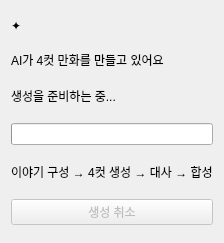
<?xml version="1.0" encoding="UTF-8"?>
<ui version="4.0">
 <class>GenerationSection</class>
 <widget class="QWidget" name="GenerationSection">
  <layout class="QVBoxLayout" name="verticalLayout">
   <property name="spacing"><number>18</number></property>
   <item><spacer name="topSpacer"><property name="orientation"><enum>Qt::Vertical</enum></property><property name="sizeType"><enum>QSizePolicy::Expanding</enum></property></spacer></item>
   <item><widget class="QLabel" name="iconLabel"><property name="text"><string>✦</string></property></widget></item>
   <item><widget class="QLabel" name="titleLabel"><property name="text"><string>AI가 4컷 만화를 만들고 있어요</string></property></widget></item>
   <item><widget class="QLabel" name="statusLabel"><property name="text"><string>생성을 준비하는 중...</string></property></widget></item>
   <item><widget class="QProgressBar" name="progressBar"><property name="maximum"><number>4</number></property><property name="value"><number>0</number></property><property name="textVisible"><bool>false</bool></property><property name="minimumHeight"><number>8</number></property></widget></item>
   <item><widget class="QLabel" name="stepLabel"><property name="text"><string>이야기 구성 → 4컷 생성 → 대사 → 합성</string></property></widget></item>
   <item><widget class="QPushButton" name="cancelButton"><property name="text"><string>생성 취소</string></property><property name="enabled"><bool>false</bool></property></widget></item>
   <item><spacer name="bottomSpacer"><property name="orientation"><enum>Qt::Vertical</enum></property><property name="sizeType"><enum>QSizePolicy::Expanding</enum></property></spacer></item>
  </layout>
 </widget>
</ui>
